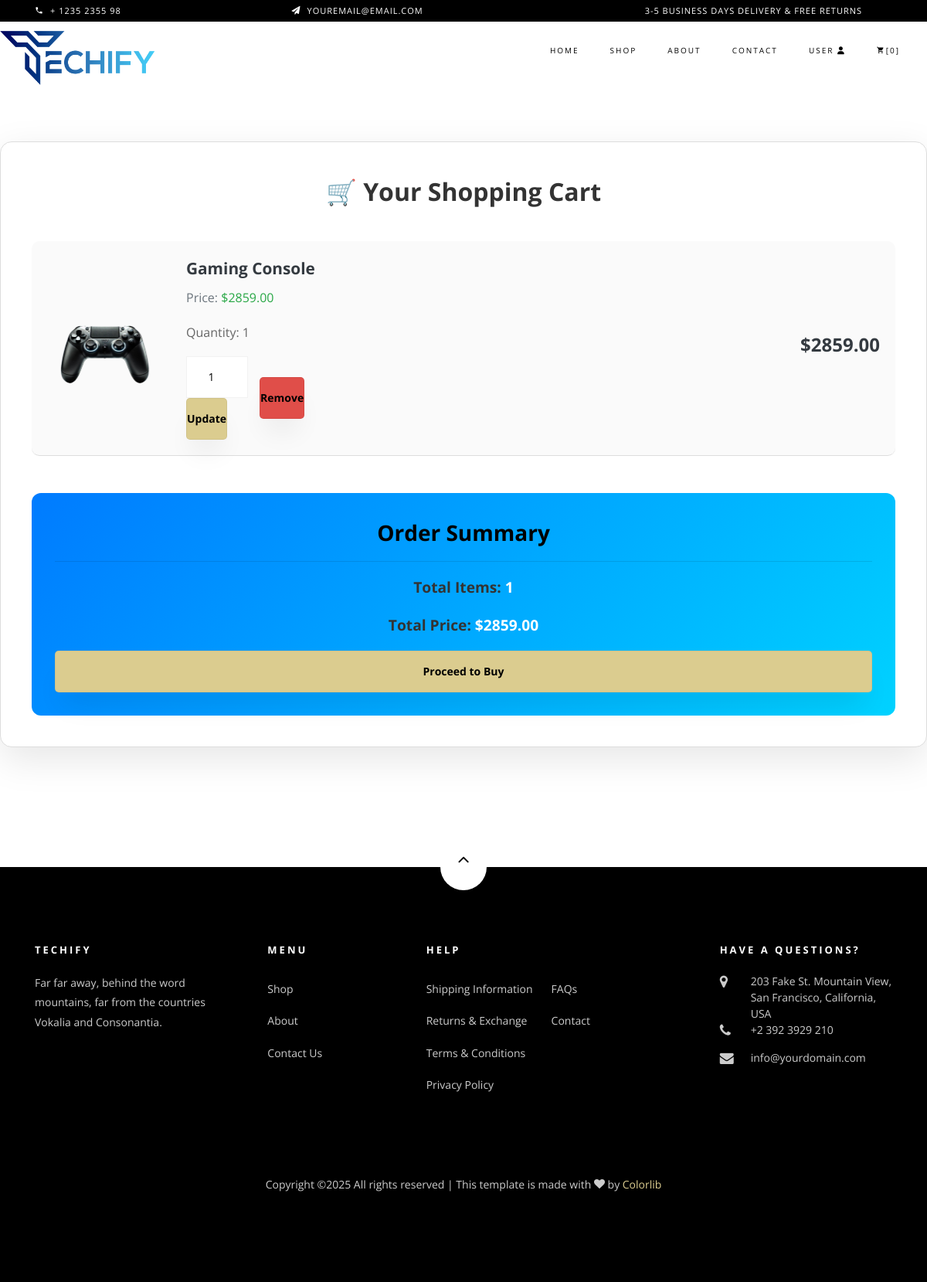
The page /cart/ (signed in) on the database as committed earlier.
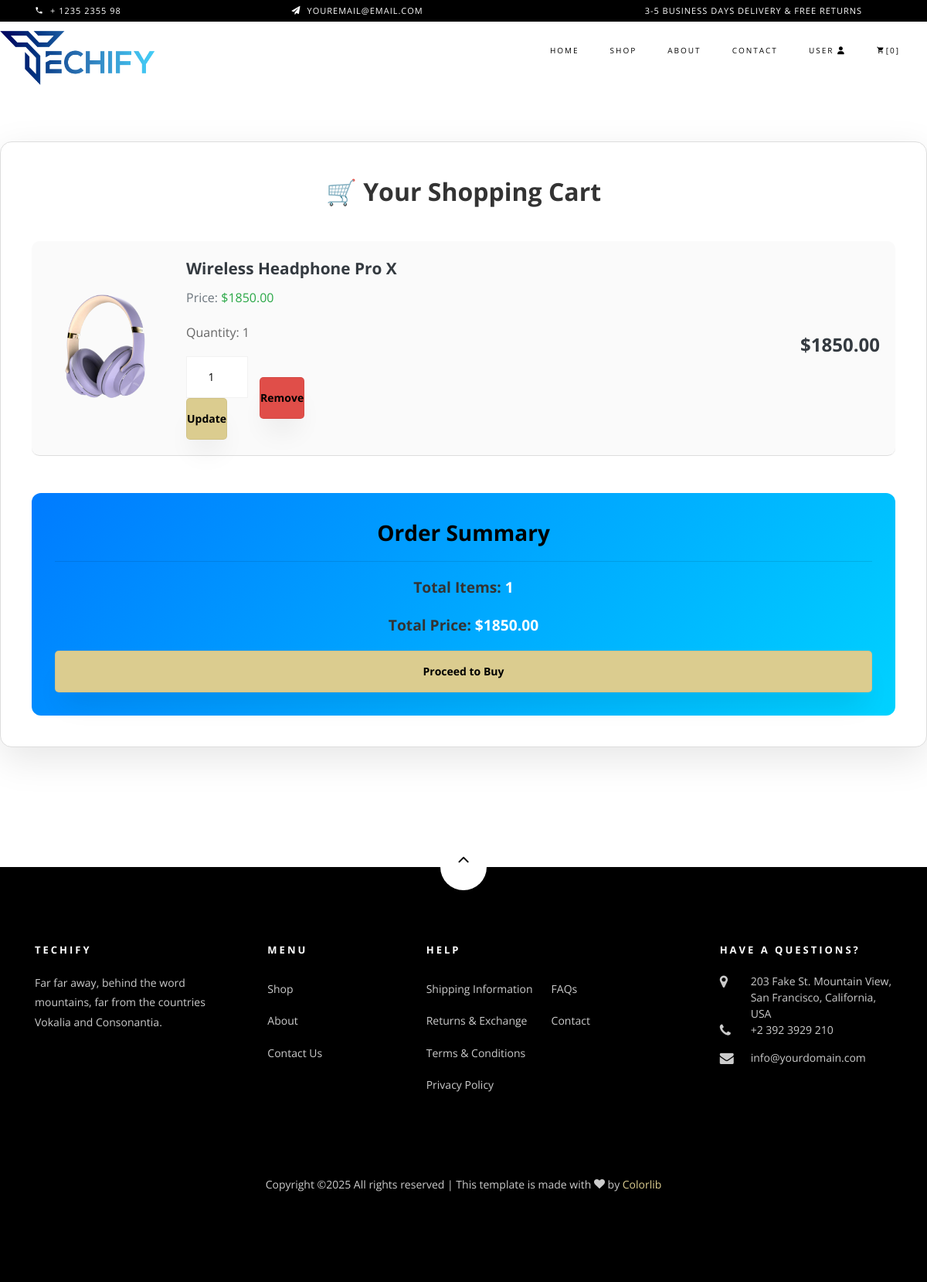
The same page on the database as committed later.
### techapp/models.py (models this page shows, shortened)
class CartItem(models.Model):
    user = models.ForeignKey(User, on_delete=models.CASCADE)
    product = models.ForeignKey(Product,on_delete=models.CASCADE)
    quantity = models.PositiveIntegerField(default=1)
    def total(self):
        return self.product.price * self.quantity

class Product(models.Model):
    name = models.CharField(max_length=100)
    description = models.TextField()
    price = models.DecimalField(max_digits=10, decimal_places=2)
    features = models.JSONField(default=list)  # JSON field to store list
    image = models.ImageField(upload_to='images/')

### techapp/views.py (the view)
# urls.py: path('cart/',views.cart,name='cart'),
@login_required
def cart(request):
    cart_items = CartItem.objects.filter(user=request.user)
    total_quantity = sum(item.quantity for item in cart_items)
    total_price = sum(item.total() for item in cart_items)
    return render(request, 'cart_page.html',{'cart_items':cart_items, 'total_quantity':total_quantity, 'total_price':total_price})

### techapp/templates/cart_page.html (shortened to what this page needs)
{% load static %}
<!DOCTYPE html>
<html lang="en">
  <head>
    <link rel="stylesheet" href="{% static 'css/open-iconic-bootstrap.min.css' %}">
    <link rel="stylesheet" href="{% static 'css/animate.css' %}">
    <link rel="stylesheet" href="{% static 'css/owl.carousel.min.css' %}">
    <link rel="stylesheet" href="{% static 'css/owl.theme.default.min.css' %}">
    <link rel="stylesheet" href="{% static 'css/magnific-popup.css' %}">
    <link rel="stylesheet" href="{% static 'css/aos.css' %}">
    <link rel="stylesheet" href="{% static 'css/ionicons.min.css' %}">
    <link rel="stylesheet" href="{% static 'css/bootstrap-datepicker.css' %}">
    <link rel="stylesheet" href="{% static 'css/jquery.timepicker.css' %}">
    <link rel="stylesheet" href="{% static 'css/flaticon.css' %}">
    <link rel="stylesheet" href="{% static 'css/icomoon.css' %}">
    <link rel="stylesheet" href="{% static 'css/style.css' %}">
  </head>
  <body class="goto-here">
		<div class="py-1 bg-black">
    	<div class="container">
    		<div class="row no-gutters d-flex align-items-start align-items-center px-md-0">
	    		<div class="col-lg-12 d-block">
		    		<div class="row d-flex">
		    			<div class="col-md pr-4 d-flex topper align-items-center">
					    	<div class="icon mr-2 d-flex justify-content-center align-items-center"><span class="icon-phone2"></span></div>
						    <span class="text">+ 1235 2355 98</span>
					    </div>
					    <div class="col-md pr-4 d-flex topper align-items-center">
					    	<div class="icon mr-2 d-flex justify-content-center align-items-center"><span class="icon-paper-plane"></span></div>
						    <span class="text">youremail@email.com</span>
					    </div>
					    <div class="col-md-5 pr-4 d-flex topper align-items-center text-lg-right">
						    <span class="text">3-5 Business days delivery &amp; Free Returns</span>
					    </div>
				    </div>
			    </div>
		    </div>
		  </div>
    </div>
    <nav class="navbar navbar-expand-lg navbar-dark ftco_navbar bg-dark ftco-navbar-light" id="ftco-navbar">
      <a href="#" class="logo">
        <img src="{% static '/images/techify.png' %}" alt="IMG-LOGO" style="height: 70px; width: 200px; margin-top: 20px;">
      </a>
	    <div class="container">
	      <div class="collapse navbar-collapse" id="ftco-nav">
	        <ul class="navbar-nav ml-auto">
	          <li class="nav-item"><a href="{% url 'index' %}" class="nav-link">Home</a></li>
	          <li class="nav-item ">
              <a class="nav-link " href="{% url 'shop' %}"  aria-haspopup="true" aria-expanded="false">Shop</a>
            </li>
	          <li class="nav-item "><a href="{% url 'about' %}" class="nav-link">About</a></li>
	          <li class="nav-item"><a href="{% url 'contact_view' %}" class="nav-link">Contact</a></li>
            <li class="nav-item active cta cta-colored"><a href="{% url 'user' %}" class="nav-link"> user
              <i class="fa-solid fa-user" > </i></a></li>
	          <li class="nav-item cta cta-colored"><a href="{% url 'cart' %}" class="nav-link"><span class="icon-shopping_cart"></span>[0]</a></li>
	        </ul>
	      </div>
	    </div>
	  </nav>
<section class="ftco-section ftco-cart">
  <div class="cart-container">
      <h2 class="cart-header">🛒 Your Shopping Cart</h2>
      {% for item in cart_items %}
          <div class="cart-item">
              <img src="{{ item.product.image.url }}" alt="{{ item.product.name }}">
              <div class="cart-item-details">
                  <h4 class="font-weight-bold text-dark">{{ item.product.name }}</h4>
                  <p class="text-muted">Price: <span class="text-success">${{ item.product.price }}</span></p>
                  <p>Quantity: {{ item.quantity }}</p>
                  <div class="btn-group">
                      <form action="{% url 'update_cart' item.id %}" method="POST">
                          <input type="number" name="quantity" value="{{ item.quantity }}" min="1" class="form-control" style="width: 80px;">
                          <button type="submit" class="btn btn-update btn-primary">Update</button>
                      </form>
                      <form action="{% url 'remove_from_cart' item.id %}" method="POST">
                          <button type="submit" class="btn btn-danger">Remove</button>
                      </form>
                  </div>
              </div>
              <div class="ms-auto align-self-center">
                  <h4 class="text-dark font-weight-bold">${{ item.total }}</h4>
              </div>
          </div>
      {% empty %}
          <p class="text-center text-muted" style="font-size: 23px;">Your cart is empty 😢</p>
      {% endfor %}
      <div class="cart-summary mt-5">
          <h3 class="font-weight-bold">Order Summary</h3>
          <hr>
          <p style="color: #333;">Total Items: <span class="font-weight-bold" style="color:#fff;">{{ total_quantity }}</span></p>
          <p style="color: #333;">Total Price: <span class="font-weight-bold" style="color:#fff;">${{ total_price }}</span></p>
          <a href="{% url 'checkout' %}">
          <button class="btn btn-lg btn-primary w-100 text-dark">Proceed to Buy</button></a>
      </div>
  </div>
</section>
 <footer class="ftco-footer ftco-section">
    <div class="container">
        <div class="row">
            <div class="mouse">
                      <a href="#" class="mouse-icon">
                          <div class="mouse-wheel"><span class="ion-ios-arrow-up"></span></div>
                      </a>
                  </div>
        </div>
      <div class="row mb-5">
        <div class="col-md">
          <div class="ftco-footer-widget mb-4">
            <h2 class="ftco-heading-2">Techify</h2>
            <p>Far far away, behind the word mountains, far from the countries Vokalia and Consonantia.</p>
            <ul class="ftco-footer-social list-unstyled float-md-left float-lft mt-5">
            </ul>
          </div>
        </div>
        <div class="col-md">
          <div class="ftco-footer-widget mb-4 ml-md-5">
            <h2 class="ftco-heading-2">Menu</h2>
            <ul class="list-unstyled">
              <li><a href="{% url 'shop' %}" class="py-2 d-block">Shop</a></li>
              <li><a href="{% url 'about' %}" class="py-2 d-block">About</a></li>
              <li><a href="{% url 'contact_view' %}" class="py-2 d-block">Contact Us</a></li>
            </ul>
          </div>
        </div>
        <div class="col-md-4">
           <div class="ftco-footer-widget mb-4">
            <h2 class="ftco-heading-2">Help</h2>
            <div class="d-flex">
                <ul class="list-unstyled mr-l-5 pr-l-3 mr-4">
                  <li><a href="#" class="py-2 d-block">Shipping Information</a></li>
                  <li><a href="#" class="py-2 d-block">Returns &amp; Exchange</a></li>
                  <li><a href="#" class="py-2 d-block">Terms &amp; Conditions</a></li>
                  <li><a href="#" class="py-2 d-block">Privacy Policy</a></li>
                </ul>
                <ul class="list-unstyled">
                  <li><a href="#" class="py-2 d-block">FAQs</a></li>
                  <li><a href="#" class="py-2 d-block">Contact</a></li>
                </ul>
              </div>
          </div>
        </div>
        <div class="col-md">
          <div class="ftco-footer-widget mb-4">
              <h2 class="ftco-heading-2">Have a Questions?</h2>
              <div class="block-23 mb-3">
                <ul>
                  <li><span class="icon icon-map-marker"></span><span class="text">203 Fake St. Mountain View, San Francisco, California, USA</span></li>
                  <li><a href="#"><span class="icon icon-phone"></span><span class="text">+2 392 3929 210</span></a></li>
                  <li><a href="#"><span class="icon icon-envelope"></span><span class="text">info@yourdomain.com</span></a></li>
                </ul>
              </div>
          </div>
        </div>
      </div>
      <div class="row">
        <div class="col-md-12 text-center">
          <p>
              Copyright &copy;<script>document.write(new Date().getFullYear());</script> All rights reserved | This template is made with <i class="icon-heart color-danger" aria-hidden="true"></i> by <a href="https://colorlib.com" target="_blank">Colorlib</a>
            </p>
        </div>
      </div>
    </div>
  </footer>
</body>
</html>

### techproject/static/css/icomoon.css (style rules this page uses)
[class^="icon-"], [class*=" icon-"] { font-family: 'icomoon' !important; speak: none; font-style: normal; font-weight: normal; font-variant: normal; text-transform: none; line-height: 1; -webkit-font-smoothing: antialiased; -moz-osx-font-smoothing: grayscale; }
.icon-heart:before { content: "\f004"; }
.icon-map-marker:before { content: "\f041"; }
.icon-phone:before { content: "\f095"; }
.icon-envelope:before { content: "\f0e0"; }
.icon-paper-plane:before { content: "\f1d8"; }
.icon-phone2:before { content: "\e0cd"; }
.icon-shopping_cart:before { content: "\e8cc"; }

### techapp/templates/cart_page.html (style rules this page uses)
.cart-container { max-width: 1200px; margin: 50px auto; background: #fff; padding: 40px; border-radius: 15px; box-shadow: 0 15px 50px rgba(0, 0, 0, 0.1); border: 1px solid #ddd; }
.cart-item { display: flex; align-items: center; padding: 20px; border-bottom: 1px solid #ddd; background: #fafafa; border-radius: 10px; margin-bottom: 25px; transition: transform 0.3s ease, box-shadow 0.3s ease; }
.cart-item img { border-radius: 10px; width: 150px; height: 150px; object-fit: cover; margin-right: 30px; }
.cart-item-details { flex: 1; }
.cart-item-details h4 { font-size: 1.3rem; font-weight: 600; color: #333; }
.cart-item-details p { color: #666; font-size: 1rem; }
.cart-item-details .text-success { color: #28a745; }
.cart-summary { padding: 30px; border-radius: 12px; background: linear-gradient(135deg, #007bff, #00d2ff); color: #fff; text-align: center; font-size: 1.25rem; font-weight: bold; transition: background 0.3s ease; margin-top: 30px; }
.cart-summary p { font-size: 1.2rem; margin-bottom: 15px; }
.btn-primary, .btn-danger, .btn-update { padding: 20px 20px; border: none; border-radius: 5px; font-size: 1rem; font-weight: bold; transition: all 0.3s ease; }
.btn-primary { background: #f08e3c; }
.btn-danger { background: #e04e49; }
.btn-group { display: flex; align-items: center; gap: 15px; }
.cart-header { font-size: 2rem; color: #333; font-weight: bold; text-align: center; margin-bottom: 40px; }

Rows that differ between the two databases and show on the page:
removed CartItem: product.image (picture), product.name "Gaming Console", product.price "2859.00", quantity "1", total "2859.00"
added CartItem: product.image (picture), product.name "Wireless Headphone Pro X", product.price "1850.00", quantity "1", total "1850.00"
Other text that changed with them:
{{ total_price }}: "2859.00" → "1850.00"
